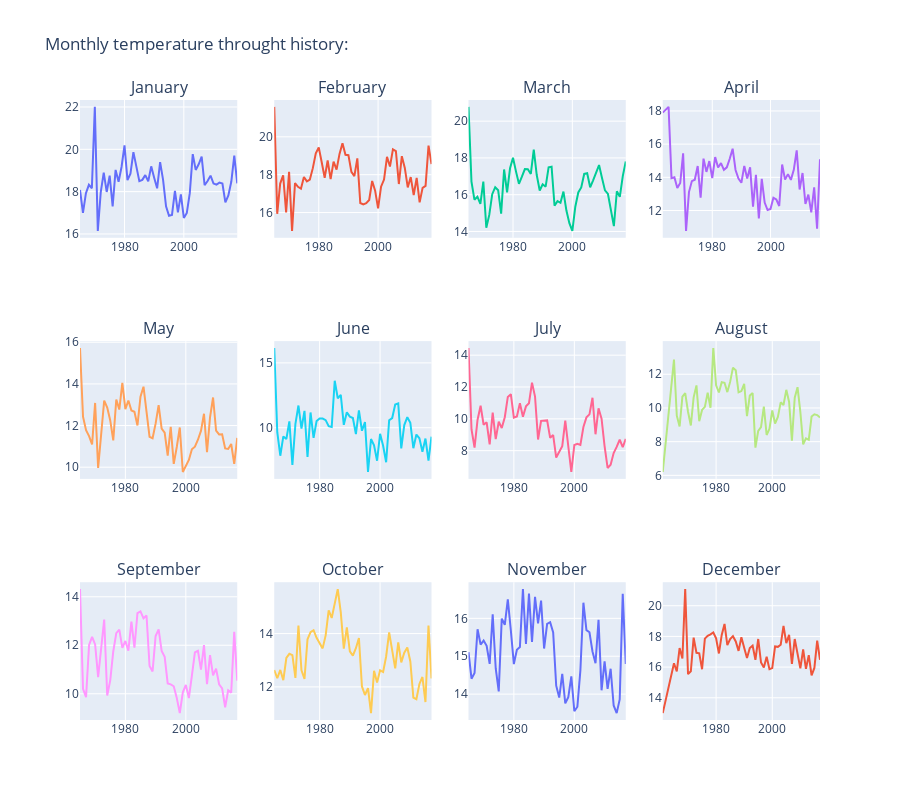

Notebook code cell kept with this figure:
### Code cell
import plotly.graph_objects as go
from plotly.subplots import make_subplots
meses = ['January', 'February', 'March', 'April', 'May', 'June', 'July', 'August', 
         'September', 'October', 'November', 'December']

fig = make_subplots(
    rows = 3, cols = 4, subplot_titles = meses
)
row_id = 1
col_id = 0
for month in meses:
  if col_id < 4:
    col_id = col_id + 1
    data = temp_chile_ord[temp_chile_ord['Month'] == month]
    fig.add_trace(
        go.Scatter(x = data['Year'], y = data['Temp']),
                   row = row_id , col = col_id 
    )
  else:
    row_id = row_id + 1
    col_id = 1
    data = temp_chile_ord[temp_chile_ord['Month'] == month]
    fig.add_trace(
        go.Scatter(x = data['Year'], y = data['Temp']),
                   row = row_id , col = col_id 
    )


fig.update_layout(height=800,showlegend=False, title_text="Monthly temperature throught history:")
fig.show()

### Figure 1 — Plotly figure (JSON) as saved in the notebook; plotly's stock layout.template omitted (floating-point values rounded to 4 significant figures; data arrays with more than 128 entries replaced by an {"elided": "..."} marker saying what was removed)
{"data": [{"type": "scatter", "x": {"elided": "279 int values"}, "xaxis": "x", "y": {"elided": "279 float values"}, "yaxis": "y"}, {"type": "scatter", "x": {"elided": "278 int values"}, "xaxis": "x2", "y": {"elided": "278 float values"}, "yaxis": "y2"}, {"type": "scatter", "x": {"elided": "291 int values"}, "xaxis": "x3", "y": {"elided": "291 float values"}, "yaxis": "y3"}, {"type": "scatter", "x": {"elided": "276 int values"}, "xaxis": "x4", "y": {"elided": "276 float values"}, "yaxis": "y4"}, {"type": "scatter", "x": {"elided": "280 int values"}, "xaxis": "x5", "y": {"elided": "280 float values"}, "yaxis": "y5"}, {"type": "scatter", "x": {"elided": "278 int values"}, "xaxis": "x6", "y": {"elided": "278 float values"}, "yaxis": "y6"}, {"type": "scatter", "x": {"elided": "275 int values"}, "xaxis": "x7", "y": {"elided": "275 float values"}, "yaxis": "y7"}, {"type": "scatter", "x": {"elided": "280 int values"}, "xaxis": "x8", "y": {"elided": "280 float values"}, "yaxis": "y8"}, {"type": "scatter", "x": {"elided": "280 int values"}, "xaxis": "x9", "y": {"elided": "280 float values"}, "yaxis": "y9"}, {"type": "scatter", "x": {"elided": "290 int values"}, "xaxis": "x10", "y": {"elided": "290 float values"}, "yaxis": "y10"}, {"type": "scatter", "x": {"elided": "294 int values"}, "xaxis": "x11", "y": {"elided": "294 float values"}, "yaxis": "y11"}, {"type": "scatter", "x": {"elided": "286 int values"}, "xaxis": "x12", "y": {"elided": "286 float values"}, "yaxis": "y12"}], "layout": {"annotations": [{"font": {"size": 16}, "showarrow": false, "text": "January", "x": 0.1062, "xanchor": "center", "xref": "paper", "y": 1, "yanchor": "bottom", "yref": "paper"}, {"font": {"size": 16}, "showarrow": false, "text": "February", "x": 0.3688, "xanchor": "center", "xref": "paper", "y": 1, "yanchor": "bottom", "yref": "paper"}, {"font": {"size": 16}, "showarrow": false, "text": "March", "x": 0.6313, "xanchor": "center", "xref": "paper", "y": 1, "yanchor": "bottom", "yref": "paper"}, {"font": {"size": 16}, "showarrow": false, "text": "April", "x": 0.8938, "xanchor": "center", "xref": "paper", "y": 1, "yanchor": "bottom", "yref": "paper"}, {"font": {"size": 16}, "showarrow": false, "text": "May", "x": 0.1062, "xanchor": "center", "xref": "paper", "y": 0.6111, "yanchor": "bottom", "yref": "paper"}, {"font": {"size": 16}, "showarrow": false, "text": "June", "x": 0.3688, "xanchor": "center", "xref": "paper", "y": 0.6111, "yanchor": "bottom", "yref": "paper"}, {"font": {"size": 16}, "showarrow": false, "text": "July", "x": 0.6313, "xanchor": "center", "xref": "paper", "y": 0.6111, "yanchor": "bottom", "yref": "paper"}, {"font": {"size": 16}, "showarrow": false, "text": "August", "x": 0.8938, "xanchor": "center", "xref": "paper", "y": 0.6111, "yanchor": "bottom", "yref": "paper"}, {"font": {"size": 16}, "showarrow": false, "text": "September", "x": 0.1062, "xanchor": "center", "xref": "paper", "y": 0.2222, "yanchor": "bottom", "yref": "paper"}, {"font": {"size": 16}, "showarrow": false, "text": "October", "x": 0.3688, "xanchor": "center", "xref": "paper", "y": 0.2222, "yanchor": "bottom", "yref": "paper"}, {"font": {"size": 16}, "showarrow": false, "text": "November", "x": 0.6313, "xanchor": "center", "xref": "paper", "y": 0.2222, "yanchor": "bottom", "yref": "paper"}, {"font": {"size": 16}, "showarrow": false, "text": "December", "x": 0.8938, "xanchor": "center", "xref": "paper", "y": 0.2222, "yanchor": "bottom", "yref": "paper"}], "height": 800, "showlegend": false, "title": {"text": "Monthly temperature throught history:"}, "xaxis": {"anchor": "y", "domain": [0, 0.2125]}, "xaxis10": {"anchor": "y10", "domain": [0.2625, 0.475]}, "xaxis11": {"anchor": "y11", "domain": [0.525, 0.7375]}, "xaxis12": {"anchor": "y12", "domain": [0.7875, 1]}, "xaxis2": {"anchor": "y2", "domain": [0.2625, 0.475]}, "xaxis3": {"anchor": "y3", "domain": [0.525, 0.7375]}, "xaxis4": {"anchor": "y4", "domain": [0.7875, 1]}, "xaxis5": {"anchor": "y5", "domain": [0, 0.2125]}, "xaxis6": {"anchor": "y6", "domain": [0.2625, 0.475]}, "xaxis7": {"anchor": "y7", "domain": [0.525, 0.7375]}, "xaxis8": {"anchor": "y8", "domain": [0.7875, 1]}, "xaxis9": {"anchor": "y9", "domain": [0, 0.2125]}, "yaxis": {"anchor": "x", "domain": [0.7778, 1]}, "yaxis10": {"anchor": "x10", "domain": [0, 0.2222]}, "yaxis11": {"anchor": "x11", "domain": [0, 0.2222]}, "yaxis12": {"anchor": "x12", "domain": [0, 0.2222]}, "yaxis2": {"anchor": "x2", "domain": [0.7778, 1]}, "yaxis3": {"anchor": "x3", "domain": [0.7778, 1]}, "yaxis4": {"anchor": "x4", "domain": [0.7778, 1]}, "yaxis5": {"anchor": "x5", "domain": [0.3889, 0.6111]}, "yaxis6": {"anchor": "x6", "domain": [0.3889, 0.6111]}, "yaxis7": {"anchor": "x7", "domain": [0.3889, 0.6111]}, "yaxis8": {"anchor": "x8", "domain": [0.3889, 0.6111]}, "yaxis9": {"anchor": "x9", "domain": [0, 0.2222]}}}
